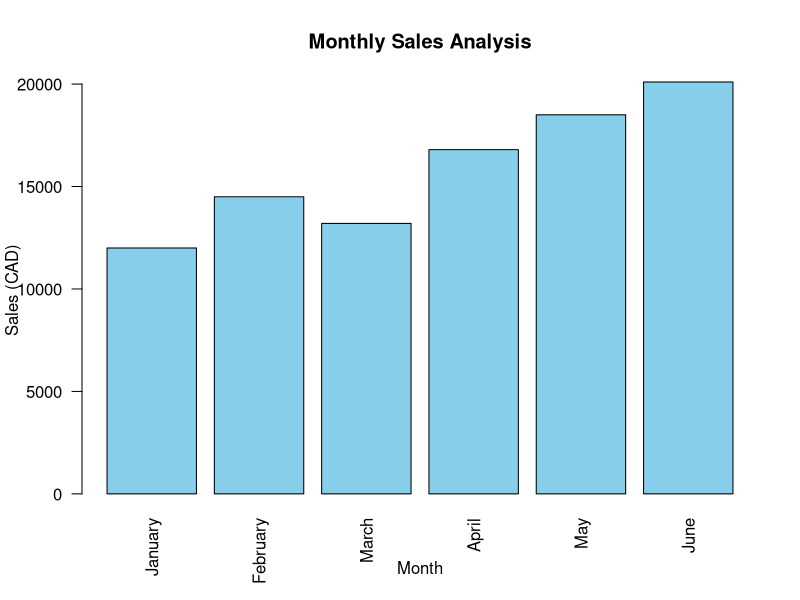

R code for this plot:
# Monthly Sales Analysis
# Synthetic dataset for educational purposes

sales_data <- data.frame(
  month = c("January", "February", "March", "April", "May", "June"),
  sales = c(12000, 14500, 13200, 16800, 18500, 20100)
)

# Display the dataset
print(sales_data)

# Calculate total and average sales
total_sales <- sum(sales_data$sales)
average_sales <- mean(sales_data$sales)

print(total_sales)
print(average_sales)

# Display summary statistics
summary(sales_data)

# Create a monthly sales bar chart
barplot(
  sales_data$sales,
  names.arg = sales_data$month,
  main = "Monthly Sales Analysis",
  xlab = "Month",
  ylab = "Sales (CAD)",
  col = "skyblue",
  las = 2
)
